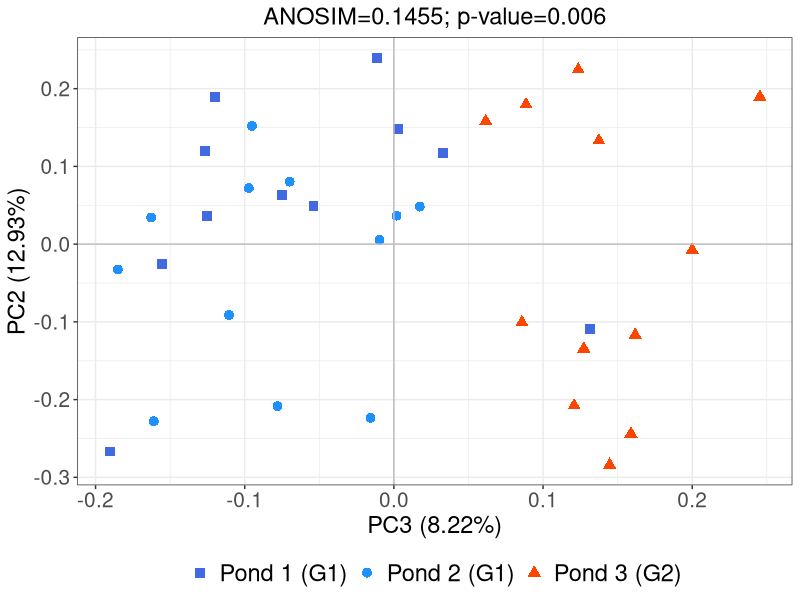

Here is the R script that generated this plot:
#!/usr/bin/env Rscript
## Purpose of script: beta diversity pcoa plot
## Date created: 13.07.2020
## Author: luigui gallardo-becerra (bfllg77@gmail.com)

#Installation of packages
#install.packages('optparse')
library("ggplot2")

#Data input
data <- read.table(file = "pcoa_data.txt",
    header = TRUE,
    sep = '\t')

group = data$Pond

#Change names
data$Genetic[which(data$Genetic=="Pond.1")]<-"Pond 1 (G1)"
data$Genetic[which(data$Genetic=="Pond.2")]<-"Pond 2 (G1)"
data$Genetic[which(data$Genetic=="Pond.3")]<-"Pond 3 (G2)"

#Define colors
colors <- c( "royalblue", "dodgerblue", "orangered")

#Define shapes
shapes <- c(15, 16, 17)

# Creation of the graph
theme_set(theme_bw())
graph <- ggplot(data, aes(y = pc2.0.12926151779759., x = pc3.0.0821986422754955.)) +
geom_point(aes(col=group,
    shape=group),
    size = 3) +
scale_color_manual(values = colors) +
scale_shape_manual(values = shapes) +
labs(x="PC3 (8.22%)", 
    y="PC2 (12.93%)",
    title = "ANOSIM=0.1455; p-value=0.006") +
geom_hline(yintercept=0,
    color = "gray") +
geom_vline(xintercept=0,
    color = "gray") +
theme(legend.title = element_blank(),
    legend.position = "bottom",
    legend.background = element_blank(),
    legend.text = element_text(size=17),
    axis.text.x = element_text(size=15),
    axis.text.y = element_text(size=15),
    axis.title.x = element_text(size = 17),
    axis.title.y = element_text(size = 17),
    plot.title = element_text(hjust = 0.5,
        size = 17))

#Plot pdf
pdf(file = "pond.pdf")
graph
dev.off()
